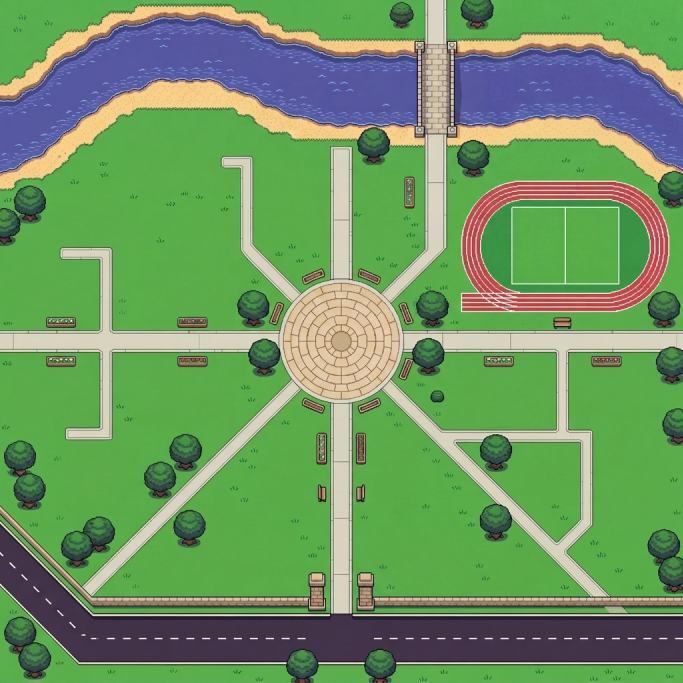
#> input picture resources/assets/maps/worldmap_base.png, 2048 x 2048 px, found by its file name (shown at 1/3 size)
$ python strip_plots.py ../resources/assets/maps/worldmap_base.png
#> lines starting #> are read from the running program, lines starting #| are printed output that depends on the picture; after the words box and inside, x2 and y2 are one past the last pixel; in counts of white or black regions, pixels touching at a corner belong together
#!/usr/bin/env python3
"""把 worldmap_base.png 上米色的建築基地矩形清掉、改塗成草地，同時保留
河流、廣場、步道、跑道、道路與大門不動。

做法：
  1. 遮罩 = RGB 落在米色基地範圍內的像素。
  2. 在空間上排除真正屬於米色地物的區域（頂端河岸帶、中央廣場圓盤、
     大門柱、道路）。
  3. 用取樣到的草地 tile 取代剩下的遮罩像素，讓紋理與周圍草坪融合。

需要時可跑兩次——先以 --preview 旗標（WRITE_MASK_PREVIEW=True）檢視會被
動到的區域，確認後再不帶旗標執行以實際寫入。

用法：
    python3 tools/strip_plots.py [--preview]
"""
from PIL import Image
import numpy as np
import sys

INP = "resources/assets/maps/worldmap_base.png"
OUT = INP
MASK_PREVIEW = "tools/_plot_mask_preview.png"

WRITE_MASK_PREVIEW = "--preview" in sys.argv

# 米色基地的 RGB 範圍（從現有影像取樣而來）
BEIGE_LO = np.array([170, 145, 110], dtype=np.int32)
BEIGE_HI = np.array([225, 200, 165], dtype=np.int32)

# 要「保留」（排除於遮罩之外）的區域——保護真正屬於米色的地物。
# 全部以影像像素座標表示，2048x2048。
def build_keep_mask(H: int, W: int) -> np.ndarray:
    """建立保留遮罩，標出不可被重塗成草地的米色地物區域。

    參數：
        H：影像高度（像素）。
        W：影像寬度（像素）。
    回傳：
        形狀為 (H, W) 的 bool 陣列，True 代表該像素需保留。
    """
    keep = np.zeros((H, W), dtype=bool)

    # 1. 頂端河岸帶（沙色條帶 + 河流本身）
    keep[0:430, :] = True

    # 2. 中央廣場圓盤——以米色石材鋪成的放射狀廣場
    yy, xx = np.ogrid[:H, :W]
    cx, cy, r = W // 2, H // 2, 280
    keep |= (xx - cx) ** 2 + (yy - cy) ** 2 <= r * r

    # 3. 底部道路 + 大門帶
    keep[1850:, :] = True

    # 4. 大門柱（道路與廣場步道之間的石柱）
    keep[1780:1900, 880:1180] = True

    return keep


def main():
    """主流程：把米色基地像素重塗成草地紋理並覆寫 worldmap_base.png。

    無參數、無回傳值。先算出米色遮罩並扣除保留區域，若帶 --preview 旗標
    則只輸出遮罩預覽圖；否則在草坪上取樣乾淨草地圖塊，逐格隨機填補遮罩
    像素，再做一輪膨脹把基地外框線一併吞掉，最後存回原檔。
    """
    img = np.array(Image.open(INP).convert("RGB"))
#> img is the input picture: shape (2048, 2048, 3); mean R, G, B 109.6, 150.7, 98.1
    H, W, _ = img.shape
    print(f"loaded {W}x{H}")
#| loaded 2048x2048

    # 米色遮罩
    rgb = img.astype(np.int32)
    in_range = np.all((rgb >= BEIGE_LO) & (rgb <= BEIGE_HI), axis=2)
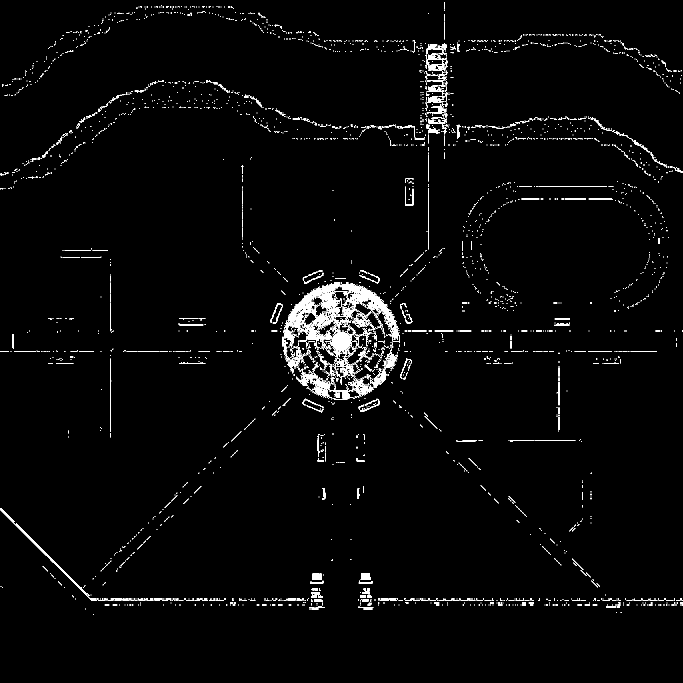
#> in_range: shape (2048, 2048) bool (shown at 1/3 size); 2% white; 3196 white regions (2623 under 20 px), largest, box (x1, y1, x2, y2) and area: (864, 852, 1020, 1020) 7064, (1026, 852, 1196, 1022) 5332, (996, 996, 1052, 1052) 2456

    keep = build_keep_mask(H, W)
    plot_mask = in_range & ~keep
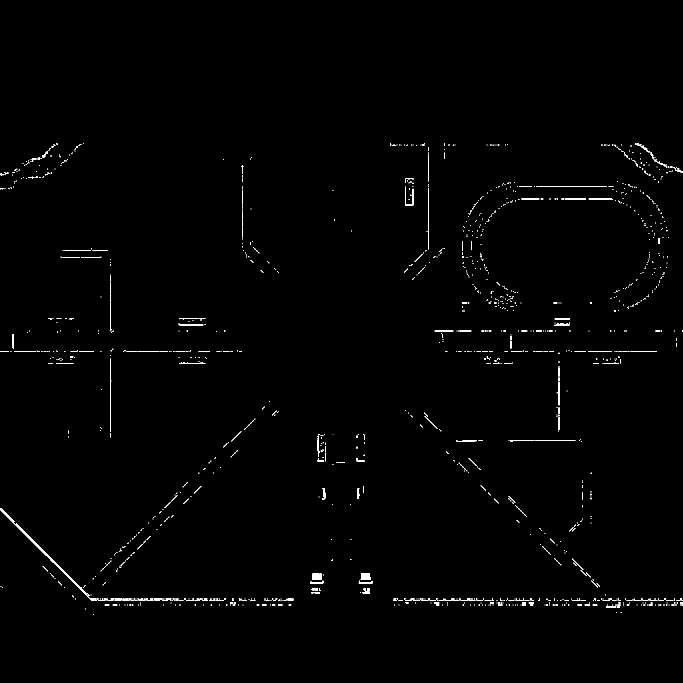
#> plot_mask: shape (2048, 2048) bool (shown at 1/3 size); 0.58% white in thin lines or dots, all inside (x1, y1, x2, y2) = (0, 430, 2048, 1844)
    print(f"plot pixels to repaint: {plot_mask.sum():,} "
          f"({100 * plot_mask.sum() / (H * W):.1f}% of image)")
#| plot pixels to repaint: 24,349 (0.6% of image)

    if WRITE_MASK_PREVIEW:
        preview = img.copy()
        preview[plot_mask] = [255, 0, 255]   # 亮洋紅 = 會被重塗
        preview[keep & in_range] = [0, 255, 255]  # 青色 = 受保護的米色
        Image.fromarray(preview).save(MASK_PREVIEW)
        print(f"preview written -> {MASK_PREVIEW}")
        return

    # 在草坪上掃描「嚴格乾淨」的草地圖塊：每個像素都必須綠色為主、且亮度
    # 落在很窄的區間內——藉此排除含有樹木、步道、基地或陰影像素的圖塊。
    GS = 32
    candidates = []
    for ay in range(400, 1750, 32):
        for ax in range(30, 2000, 32):
            p = img[ay:ay + GS, ax:ax + GS]
            if p.shape[:2] != (GS, GS):
                continue
            r = p[..., 0].astype(np.int32)
            g = p[..., 1].astype(np.int32)
            b = p[..., 2].astype(np.int32)
            green_dom = (g > r + 15) & (g > b + 15)
            bright_ok = (g > 130) & (g < 210)
            if green_dom.all() and bright_ok.all():
                candidates.append(p.copy())
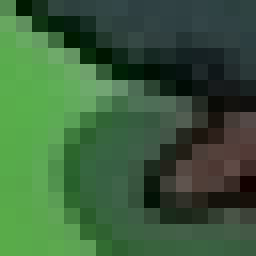
#> p: shape (32, 32, 3) (shown 8 times larger); mean R, G, B 59.5, 94.9, 59.6
#> after the loop, candidates = 1233 items
    print(f"found {len(candidates)} strict-clean grass patches")
#| found 1233 strict-clean grass patches
    if not candidates:
        raise SystemExit("no strict-clean grass anchor patches found")

    # 每個圖塊隨機產生 8 種方位，打散重複感。
    rng = np.random.default_rng(seed=42)
    pool = []
    for p in candidates[:64]:
        for k in range(4):
            r = np.rot90(p, k=k)
            pool.append(r)
            pool.append(np.fliplr(r))
#> this loop made 64 passes
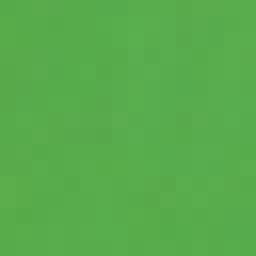
#> r: shape (32, 32, 3) (shown 8 times larger); mean of channels 0, 1, 2 88.1, 171.9, 76.4; drawn as R, G, B
#> after the loop, pool = 512 items
    print(f"texture pool size: {len(pool)}")
#| texture pool size: 512

    # 以「每個圖塊格隨機取一個草地圖塊」的方式重塗遮罩像素——圖塊格大小
    # 等於圖塊尺寸，因此能整齊對接（不重疊、不留縫）。每格都從池中隨機挑
    # 一個方位，使相鄰兩格不會共用同一塊微紋理。
    out = img.copy()
    TILE = GS
    plot_pixels = np.argwhere(plot_mask)
#> plot_pixels = 24349 pairs, first value 430 to 1843, second value 0 to 2047
    ty = plot_pixels[:, 0] // TILE
    tx = plot_pixels[:, 1] // TILE
    tile_ids = ty * 10000 + tx
    unique_tiles, inverse = np.unique(tile_ids, return_inverse=True)
#> unique_tiles = 595 values from 130004 to 570058
    pick = rng.integers(0, len(pool), size=len(unique_tiles))
#> pick = 595 values, max 510 at index 160, min 2 at index 380, mean 254.9
    for i in range(len(unique_tiles)):
        mask_i = inverse == i
        idx = plot_pixels[mask_i]
        ys = idx[:, 0]
        xs = idx[:, 1]
        ly = ys % TILE
        lx = xs % TILE
        out[ys, xs] = pool[pick[i]][ly, lx]
#> this loop made 595 passes
#> (ys, xs, ly, lx) on passes 11, 13: ([434, 434, 434, 434, 435, 435, 435, 435], [1460, 1461, 1470, 1471, 1460, 1461, 1470, 1471], [18, 18, 18, 18, 19, 19, 19, 19], [20, 21, 30, 31, 20, 21, 30, 31]), ([432, 432, 433, 433, 434, 434, 435, 435], [1522, 1523, 1522, 1523, 1516, 1517, 1516, 1517], [16, 16, 17, 17, 18, 18, 19, 19], [18, 19, 18, 19, 12, 13, 12, 13])

    # 輕量膨脹一輪，把基地深色外框線（1 像素邊框）吞掉。
    # 思路：對每個遮罩像素檢查其 8 個鄰居，只要有鄰居落在米色範圍內就一併
    # 重塗；1 像素邊框跑一輪即可。這裡採較粗略的做法：先把 plot_mask 膨脹
    # 1 像素，再重做一次取代。
    from scipy.ndimage import binary_dilation
    try:
        dil = binary_dilation(plot_mask, iterations=4)
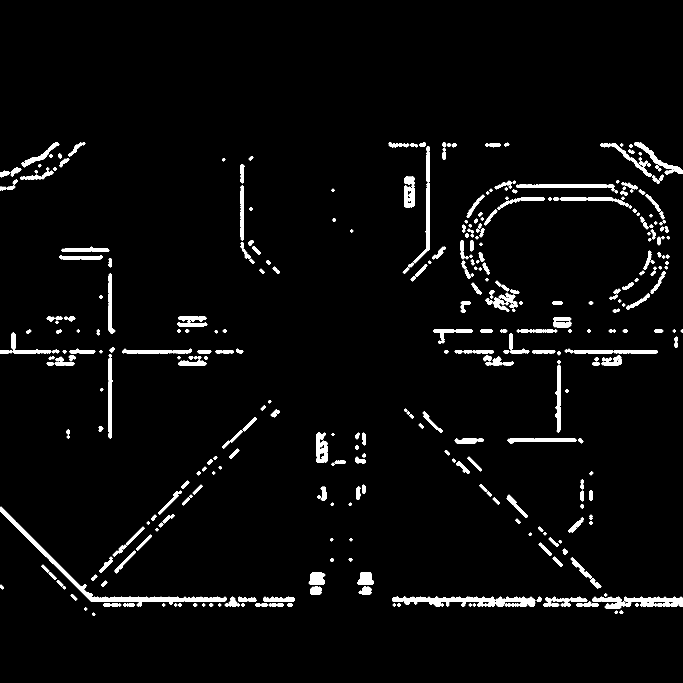
#> dil: shape (2048, 2048) bool (shown at 1/3 size); 3.4% white; 385 white regions, largest, box (x1, y1, x2, y2) and area: (0, 1520, 680, 1820) 10181, (1176, 1790, 1606, 1820) 7516, (1776, 1790, 2048, 1826) 5377
        dil &= ~keep
#> dil: shape (2048, 2048) bool; 3.4% white; 385 white regions, largest, box (x1, y1, x2, y2) and area: (0, 1520, 680, 1820) 10181, (1180, 1790, 1606, 1820) 7482, (1776, 1790, 2048, 1826) 5377
        border = dil & ~plot_mask
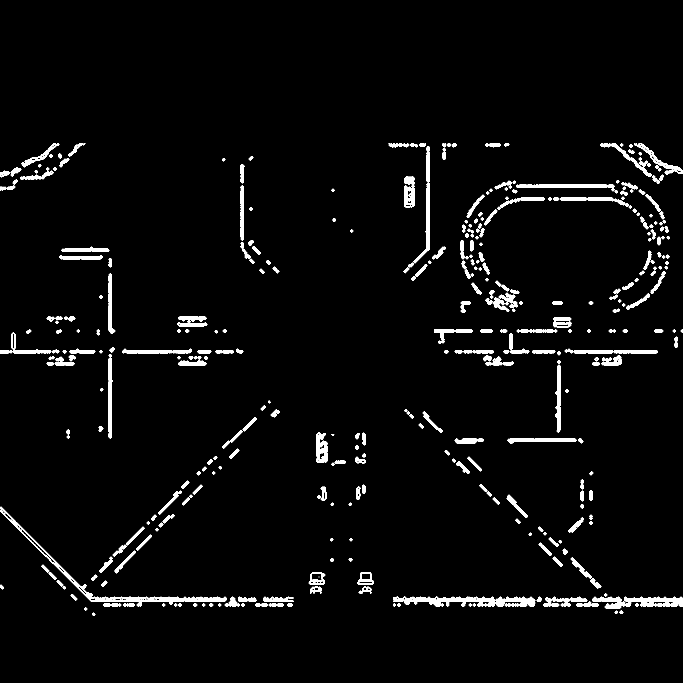
#> border: shape (2048, 2048) bool (shown at 1/3 size); 2.8% white; 391 white regions (6 under 20 px), largest, box (x1, y1, x2, y2) and area: (0, 1520, 680, 1820) 7073, (1180, 1790, 1606, 1820) 6134, (1776, 1790, 2048, 1826) 4469
        bpx = img[border]
        # 邊框像素判定：綠色並非明顯主導（藉此排除純草地）。
        r = bpx[:, 0].astype(np.int32)
        g = bpx[:, 1].astype(np.int32)
        b = bpx[:, 2].astype(np.int32)
        bright = (r + g + b) // 3
        # 深色邊框（亮度低）或米色外框線（G 不主導 + 暖色調）兩者擇一。
        is_border = (
            (bright < 150)
            | ((g <= r + 5) & (r > 140) & (r < 220))
        )
        idx = np.where(border)
#> idx = 117173 positions, rows 430 to 1847, columns 0 to 2047
        sel_y = idx[0][is_border]
        sel_x = idx[1][is_border]
        # 每個像素都從池中隨機取圖塊，避免整片變成同一塊紋理
        bp_pick = rng.integers(0, len(pool), size=len(sel_y))
        # 依圖塊格分組以攤平成本
        ty2 = sel_y // GS
        tx2 = sel_x // GS
        tids = ty2 * 10000 + tx2
        u, inv = np.unique(tids, return_inverse=True)
#> u = 751 values from 130004 to 570058
        upick = rng.integers(0, len(pool), size=len(u))
#> upick = 751 values, max 511 at index 639, min 0 at index 591, mean 256.3
        for i in range(len(u)):
            m = inv == i
            ys = sel_y[m]
            xs = sel_x[m]
            out[ys, xs] = pool[upick[i]][ys % GS, xs % GS]
#> this loop made 751 passes
#> (ys, xs) on passes 29, 36, 40: ([448, 448, 448, 449, 449, 450], [1853, 1854, 1855, 1854, 1855, 1855]), ([480, 480, 480, 480, 480, 480, 481, 481, 481, 481, 481, 481], [96, 97, 98, 99, 100, 101, 96, 97, 98, 99, 100, 101]), ([480, 480, 480, 481, 481, 482], [672, 673, 674, 672, 673, 672])
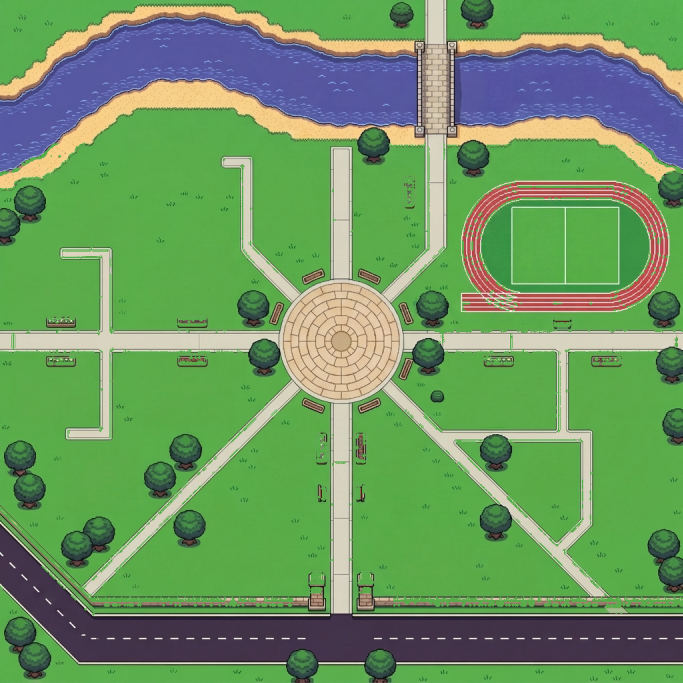
#> out: shape (2048, 2048, 3) (shown at 1/3 size); mean R, G, B 108.1, 151.6, 97.1
        print(f"swallowed {is_border.sum():,} border pixels")
#| swallowed 83,494 border pixels
    except ImportError:
        print("scipy not available — skipping border dilation pass")

    Image.fromarray(out).save(OUT, optimize=True)
    print(f"saved -> {OUT}")


if __name__ == "__main__":
    main()

$ run again, with resources/assets/maps/worldmap.png copied over resources/assets/maps/worldmap_base.png
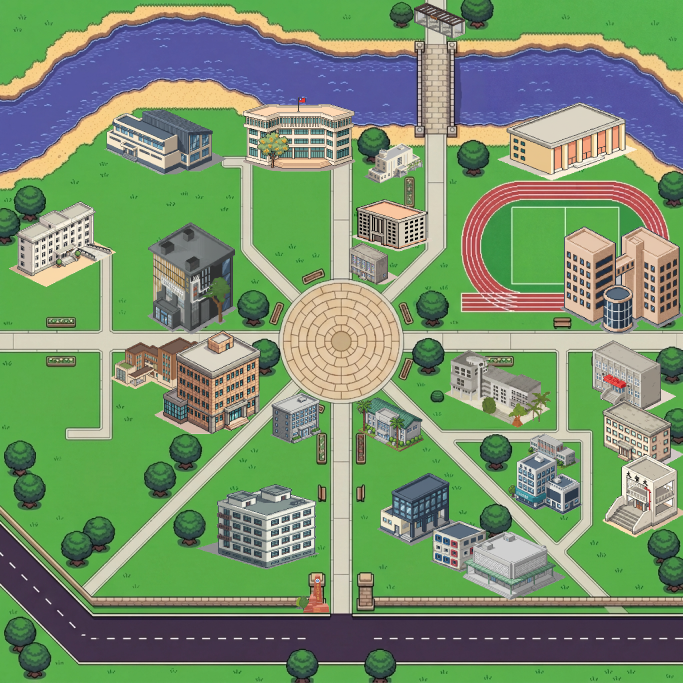
#> input picture resources/assets/maps/worldmap.png, 2048 x 2048 px, found by its file name (shown at 1/3 size)
#| loaded 2048x2048
#> in main, `in_range = np.all((rgb >= BEIGE_LO) & (rgb <= BEIGE_HI), axis=2)`:
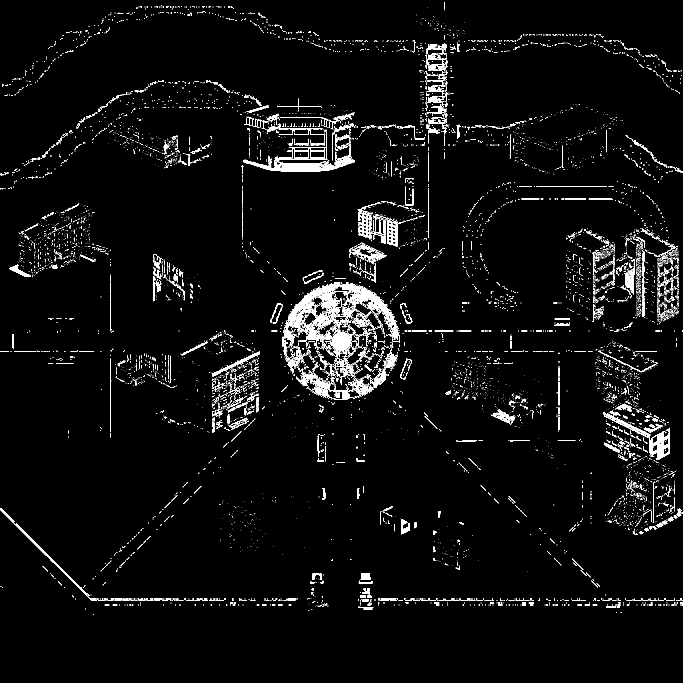
#> in_range: shape (2048, 2048) bool (shown at 1/3 size); 3.2% white; 9747 white regions (8874 under 20 px), largest, box (x1, y1, x2, y2) and area: (864, 852, 1020, 1020) 7064, (1026, 852, 1196, 1022) 5332, (729, 473, 1065, 514) 3638
#> plot_mask: shape (2048, 2048) bool; 1.7% white; 7278 white regions (6734 under 20 px), largest, box (x1, y1, x2, y2) and area: (729, 473, 1065, 514) 3638, (1951, 1283, 2010, 1380) 2648, (0, 1524, 290, 1802) 1776
#| plot pixels to repaint: 72,901 (1.7% of image)
#> after the loop in main, `for ay in range(400, 1750, 32):`: candidates = 547 items
#| found 547 strict-clean grass patches
#> the loop in main, `for p in candidates[:64]:` made 64 passes
#> after the loop in main, `for p in candidates[:64]:`: pool = 512 items
#| texture pool size: 512
#> plot_pixels = 72901 pairs, first value 430 to 1843, second value 0 to 2047
#> unique_tiles = 1160 values from 130004 to 570058
#> pick = 1160 values, max 511 at index 819, min 2 at index 380, mean 258.2
#> the loop in main, `for i in range(len(unique_tiles)):` made 1160 passes
#> (ys, xs, ly, lx) on passes 4 to 5: ([431], [324], [15], [4]), ([431, 432, 432, 433, 434, 436, 436, 441, 443, 447, 447], [370, 361, 368, 361, 361, 377, 378, 369, 373, 381, 382], [15, 16, 16, 17, 18, 20, 20, 25, 27, 31, 31], [18, 9, 16, 9, 9, 25, 26, 17, 21, 29, 30])
#> border: shape (2048, 2048) bool; 7.7% white; 821 white regions (132 under 20 px), largest, box (x1, y1, x2, y2) and area: (1782, 1018, 2048, 1609) 46150, (1695, 666, 2040, 977) 37764, (623, 1062, 780, 1302) 17918
#> in main, `idx = np.where(border)`: idx = 322281 positions, rows 430 to 1847, columns 0 to 2047
#> u = 1331 values from 130004 to 570058
#> upick = 1331 values, max 511 at index 472, min 0 at index 72, mean 257.3
#> the loop in main, `for i in range(len(u)):` made 1331 passes
#> ys on pass 24: [433, 434, 435, 436, 438, 441, 442, 444, 445, 446, 447]
#> after the loop in main, `for i in range(len(u)):`:
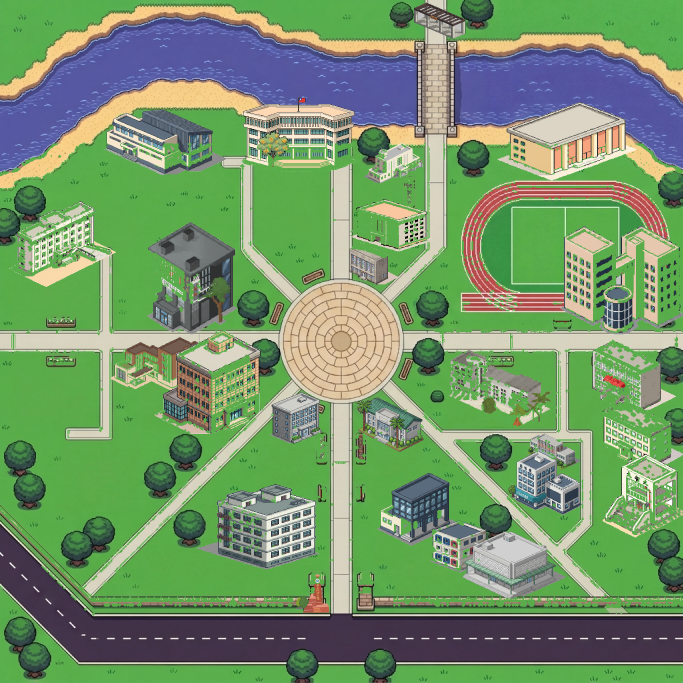
#> out: shape (2048, 2048, 3) (shown at 1/3 size); mean R, G, B 116.1, 149.1, 106.3
#| swallowed 235,510 border pixels

$ run again, with resources/assets/maps/worldmap_2d.png copied over resources/assets/maps/worldmap_base.png
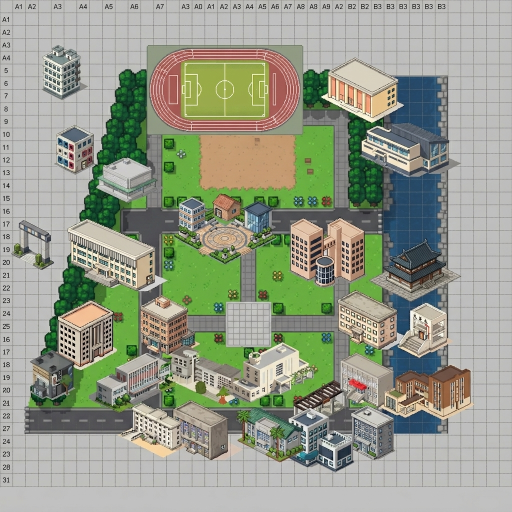
#> input picture resources/assets/maps/worldmap_2d.png, 1024 x 1024 px, found by its file name (shown at 1/2 size)
#> in main, img is the input picture: shape (1024, 1024, 3); mean R, G, B 149.7, 155.7, 138.1
#| loaded 1024x1024
#> in main, `in_range = np.all((rgb >= BEIGE_LO) & (rgb <= BEIGE_HI), axis=2)`:
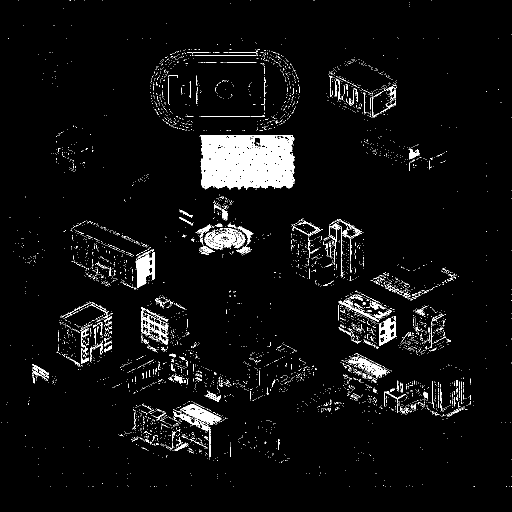
#> in_range: shape (1024, 1024) bool (shown at 1/2 size); 4.5% white; 5385 white regions (5228 under 20 px), largest, box (x1, y1, x2, y2) and area: (401, 270, 590, 380) 17938, (275, 504, 309, 576) 1523, (409, 456, 491, 499) 1490
#> plot_mask: shape (1024, 1024) bool; 1.3% white in thin lines or dots, all inside (x1, y1, x2, y2) = (3, 434, 1024, 974)
#| plot pixels to repaint: 13,282 (1.3% of image)
#> after the loop in main, `for ay in range(400, 1750, 32):`: candidates = 11 items
#| found 11 strict-clean grass patches
#> the loop in main, `for p in candidates[:64]:` made 11 passes
#> after the loop in main, `for p in candidates[:64]:`: pool = 88 items
#| texture pool size: 88
#> plot_pixels = 13282 pairs, first value 434 to 973, second value 3 to 1023
#> ty = 13282 values from 13 to 30
#> tx = 13282 values, max 31 at index 87, min 0 at index 0, mean 15.74
#> tile_ids = 13282 values, max 300031 at index 13269, min 130000 at index 0, mean 225634.6
#> unique_tiles = 266 values from 130000 to 300031; inverse = 13282 values, max 265 at index 13269, min 0 at index 0, mean 121.6
#> pick = 266 values, max 87 at index 144, min 0 at index 103, mean 43.84
#> the loop in main, `for i in range(len(unique_tiles)):` made 266 passes
#> (ys, xs, ly, lx) on passes 2, 5, 6: ([435], [79], [19], [15]), ([447], [195], [31], [3]), ([461, 462, 464, 476, 477, 477], [34, 59, 61, 42, 45, 47], [13, 14, 16, 28, 29, 29], [2, 27, 29, 10, 13, 15])
#> border: shape (1024, 1024) bool; 6.6% white; 268 white regions (85 under 20 px), largest, box (x1, y1, x2, y2) and area: (672, 704, 951, 844) 12979, (233, 798, 460, 926) 10755, (108, 598, 230, 744) 8225
#> in main, `idx = np.where(border)`: idx = 68778 positions, rows 430 to 977, columns 0 to 1023
#> u = 302 values from 130000 to 300031
#> upick = 302 values, max 87 at index 31, min 0 at index 38, mean 40.51
#> the loop in main, `for i in range(len(u)):` made 302 passes
#> (ys, xs) on passes 6, 24, 49: ([460, 461, 461, 462], [31, 30, 31, 31]), ([511], [806]), ([575], [1023])
#> after the loop in main, `for i in range(len(u)):`:
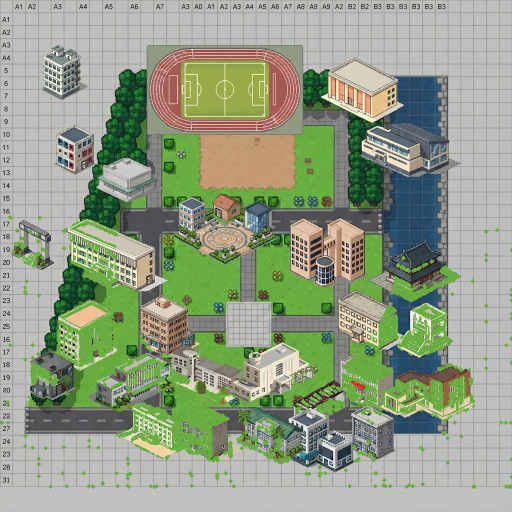
#> out: shape (1024, 1024, 3) (shown at 1/2 size); mean R, G, B 146.4, 157.6, 133.7
#| swallowed 57,401 border pixels
